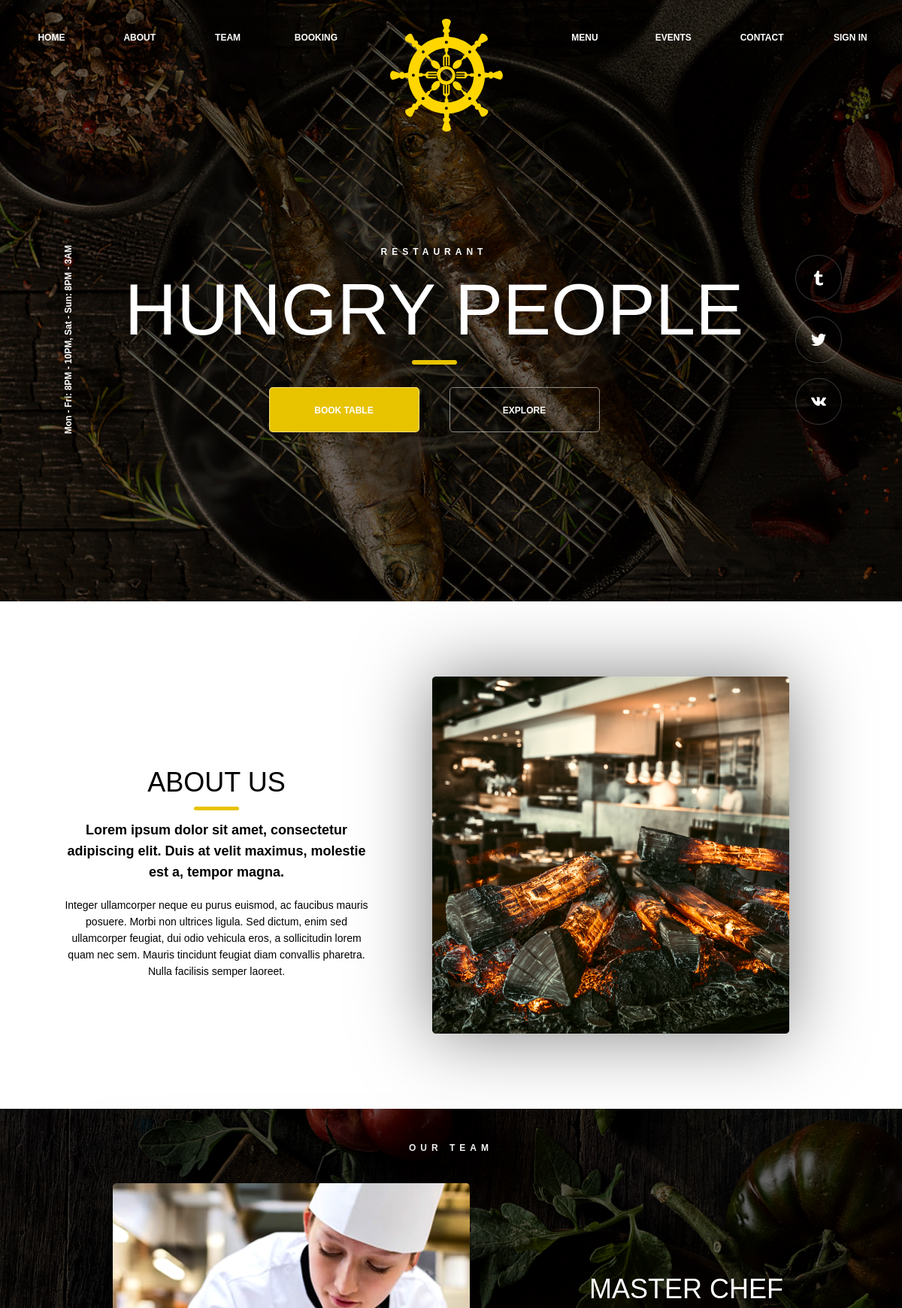
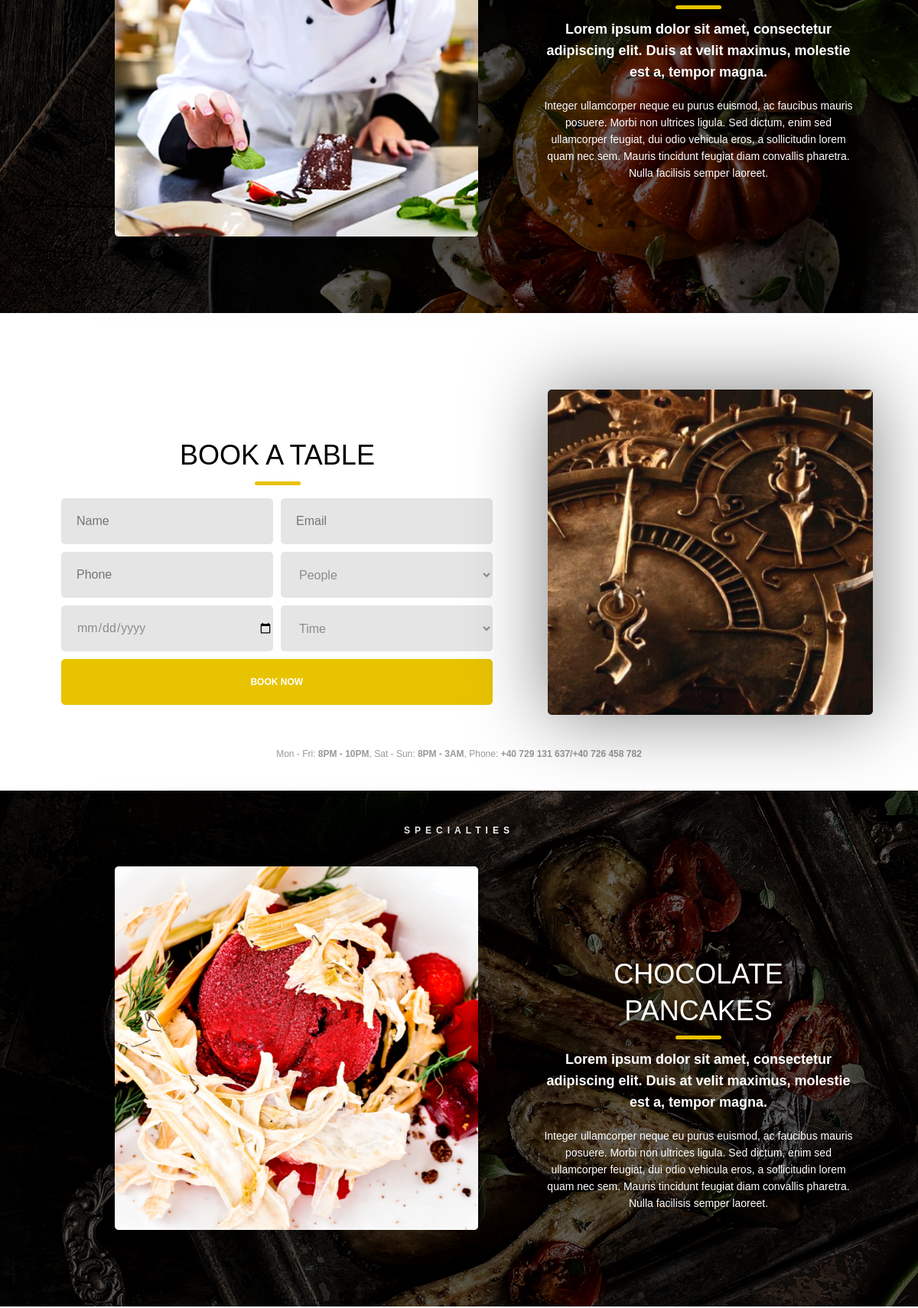
The page / (upper part) on the database its author committed (2 pictures, top to bottom).
### tables this page shows
create table static (
    id              bigint                  not null auto_increment,
    attributes      json                    not null,
    primary key (id)
);

### index.php (the view, shortened to what this page needs)
<?php
$connection = new PDO(
    $config['db:coninfo'],
    $config['db:username'],
    $config['db:password'],
);
$cursor = $connection->prepare(<<< EOF
select
    users.email_address
from
    sessions
        inner join users on
            sessions.user_id = users.id
where
    sessions.access_token = :access_token;
EOF);
$cursor->bindValue(':access_token', hex2bin($_COOKIE['access_token']));
$cursor->execute();
$email_address = $cursor->fetch()['email_address'];
$cursor = $connection->prepare('select attributes from static where id = 1;');
$cursor->execute();
$about_us = json_decode($cursor->fetch()['attributes'], true);
$cursor = $connection->prepare('select attributes from static where id = 2;');
$cursor->execute();
$our_team = json_decode($cursor->fetch()['attributes'], true);
$cursor = $connection->prepare('select attributes from static where id = 3;');
$cursor->execute();
$specialties = json_decode($cursor->fetch()['attributes'], true);
?>
<!DOCTYPE html>
<html lang="en-US">
<head>
    <link rel="stylesheet" href="./pages/index.css">
</head>
<body class="page">
    <div class="container">
        <header class="header" id="header">
            <nav class="header__menu">
                <ul class="header__list list">
                    <li class="header__item"><a class="header__link link" href="#">Home</a></li>
                    <li class="header__item"><a class="header__link link" href="#about">About</a></li>
                    <li class="header__item"><a class="header__link link" href="#team">Team</a></li>
                    <li class="header__item"><a class="header__link link" href="#booking">Booking</a></li>
                </ul>
            </nav>
            <img id="wheel" alt="wheel" class="header__image" src="images/wheel.svg">
            <nav class="header__menu">
                <ul class="header__list list">
                    <li class="header__item"><a class="header__link link" href="#menu">Menu</a></li>
                    <li class="header__item"><a class="header__link link" href="#events">Events</a></li>
                    <li class="header__item"><a class="header__link link" href="#contact">Contact</a></li>
                    <li class="header__item" style="<?= $email_address ? 'display: none;' : '' ?>"><a class="header__link link" href="#sign-in">Sign In</a></li>
                </ul>
            </nav>
        </header>
        <section class="hungry-people">
                <p class="work-hours__text">Mon - Fri: 8PM - 10PM, Sat - Sun: 8PM - 3AM</p>
            <div class="title-container">
                <h2 class="title-container__text title">restaurant</h2>
                <h1 class="title-container__title">hungry people</h1>
                <div class="title-container__line line"></div>
                <div class="title-container__wrapper">
                    <a  href="#booking" class="title-container__button button_active button link">book table</a>
                    <a href="#menu" class="title-container__button button link">explore</a>
                </div>
            </div>
            <ul class="social-icons list">
                <li class="social-icons__item">
                    <a href="#" target="_blank"
                       class="social-icons__link social-icons__link_t link"></a>
                </li>
                <li class="social-icons__item">
                    <a href="https://twitter.com/?lang=ru" target="_blank"
                       class="social-icons__link social-icons__link_twitter link"></a>
                </li>
                <li class="social-icons__item">
                    <a href="#" target="_blank"
                       class="social-icons__link social-icons__link_vk link"></a>
                </li>
            </ul>
        </section>
    </div>
    <section id="about" class="about-us section">
        <div class="about-us__content section__content">
            <div class="text-container">
                <h2 class="text-container__title subtitle subtitle_color_black"><?= $about_us['title'] ?></h2>
                <div class="text-container__line line"></div>
                <p class="text-container__subtitle text-container__subtitle_color_black"><?= $about_us['caption'] ?></p>
                <p class="text-container__text text-container__text_color_black"><?= $about_us['description'] ?></p>
            </div>
            <img class="about-us__image section__image" src="<?= $about_us['image'] ?>">
        </div>
    </section>
    <section id="team" class="team section">
        <h2 class="section__title title">our team</h2>
        <div class="team__content section__content">
            <img alt="Cook at work" src="<?= $our_team['image'] ?>" class="section__image">
            <div class="text-container">
                <h3 class="text-container__title subtitle subtitle_color_white"><?= $our_team['title'] ?></h3>
                <div class="text-container__line line"></div>
                <p class="text-container__subtitle text-container__subtitle_color_white"><?= $our_team['caption'] ?></p>
                <p class="text-container__text text-container__text_color_white"><?= $our_team['description'] ?></p>
            </div>
        </div>
    </section>
    <section id="booking" class="booking">
        <div class="booking__content">
            <div class="booking__form-container">
                <h2 class="booking__title subtitle subtitle_color_black">book a table</h2>
                <div class="line"></div>
                <form class="booking__form" id="booking__form">
                    <div class="booking__inputs">
                        <input class="booking__input input" required placeholder="Name" id="booking__name" minlength="2" maxlength="32">
                        <input class="booking__input input" required <?= $email_address ? 'disabled' : '' ?> type="email" placeholder="Email" value="<?= $email_address ? $email_address : '' ?>" id="booking__email_address" maxlength="320">
                        <input class="booking__input input" required type="tel" placeholder="Phone" id="booking__phone_number" minlength="8" maxlength="32">
                        <select class="booking__input input" form="booking__form" required id="booking__people_number">
                            <option selected disabled hidden value="">People</option>
                        </select>
                        <input class="booking__input input" required type="date" placeholder="Date (mm/dd)" id="booking__date">
                        <select class="booking__input input" required id="booking__time">
                            <option selected disabled hidden value="">Time</option>
                        </select>
                    </div>
                    <button type="submit" class="booking__button button button_active" id="booking__submit">book now</button>
                </form>
            </div>
            <img class="booking__image" src="images/booking-img.png" alt="Clocks">
        </div>
        <p class="booking__text">Mon - Fri: <span class="booking__bold-text"> 8PM - 10PM</span>, Sat - Sun:
            <span class="booking__bold-text">8PM - 3AM</span>,
            Phone: <span class="booking__bold-text"> +40 729 131 637/+40 726 458 782</span></p>
    </section>
    <section class="pancakes section">
        <h2 class="pancakes__title section__title title">specialties</h2>
        <div class="pancakes__content section__content">
            <img alt="Ice cream" src="<?= $specialties['image'] ?>" class="section__image">
            <div class="text-container">
                <h2 class="text-container__title subtitle subtitle_color_white"><?= $specialties['title'] ?></h2>
                <div class="text-container__line line"></div>
                <p class="text-container__subtitle text-container__subtitle_color_white"><?= $specialties['caption'] ?></p>
                <p class="text-container__text text-container__text_color_white"><?= $specialties['description'] ?></p>
            </div>
        </div>
    </section>
</body>
</html>

### blocks/page/page.css (style rules this page uses)
.page { max-width: 1440px; width: 100%; margin: 0 auto; font-family: Open Sans, Arial, sans-serif; font-style: normal; display: flex; flex-direction: column; align-items: center; background-color: rgb(13, 9, 4); }
html { scroll-behavior: smooth; }

### blocks/container/container.css (style rules this page uses)
.container { background-image: url(../../images/header-bg.jpg); height: 800px; background-size: cover; width: 100%; }

### blocks/link/link.css (style rules this page uses)
.link { text-decoration: none; }

### blocks/list/list.css (style rules this page uses)
.list { list-style-type: none; padding-left: 0; margin: 0; }

### blocks/line/line.css (style rules this page uses)
.line { width: 60px; height: 5.11px; background: #E8C300; border-radius: 50px; }

### blocks/title/title.css (style rules this page uses)
.title { font-family: Open Sans, Arial, sans-serif; font-style: normal; font-weight: bold; font-size: 12px; line-height: 117%; text-align: center; letter-spacing: 0.5em; text-transform: uppercase; margin-left: 0; margin-right: 0; color: #FFFFFF; display: block; }

### blocks/button/button.css (style rules this page uses)
.button { font-style: normal; font-weight: bold; font-size: 12px; line-height: 167%; text-align: center; color: #FFFFFF; border-radius: 5px; text-transform: uppercase; height: 60px; }

### blocks/button/_active/button_active.css (style rules this page uses)
.button_active { background: #E8C300; border: 1px solid #E8C300; }

### blocks/input/input.css (style rules this page uses)
.input { background: #E5E5E5; border-radius: 5px; border: none; color: rgba(51, 51, 51, 0.5); padding-left: 20px; box-sizing: border-box; height: 60px; }

### blocks/subtitle/subtitle.css (style rules this page uses)
.subtitle { font-family: Helvetica Neue, Arial, sans-serif; font-style: normal; font-weight: normal; font-size: 36px; line-height: 133%; text-align: center; text-transform: uppercase; margin: 0; }

### blocks/subtitle/_color/subtitle_color_black.css (style rules this page uses)
.subtitle_color_black { color: #000000; }

### blocks/subtitle/_color/subtitle_color_white.css (style rules this page uses)
.subtitle_color_white { color: white; }

### blocks/header/header.css (style rules this page uses)
.header { padding-top: 25px; margin-left: auto; margin-right: auto; display: flex; flex-direction: row; justify-content: center; margin-bottom: 151px; }

### blocks/header/__list/header__list.css (style rules this page uses)
.header__list { padding-top: 16px; display: grid; grid-template-columns: repeat(4, 1fr); column-gap: 90px; row-gap: 30px; }
@media screen and (max-width: 1439px) { .header__list { column-gap: 60px; } }

### blocks/header/__item/header__item.css (style rules this page uses)
.header__item { display: block; }

### blocks/header/__link/header__link.css (style rules this page uses)
.header__link { display: block; font-weight: bold; font-size: 12px; line-height: 150%; text-align: center; margin-top: auto; margin-bottom: auto; color: #FFFFFF; text-transform: uppercase; transition: filter 200ms linear, transform 200ms linear; }

### blocks/header/__image/header__image.css (style rules this page uses)
.header__image { margin-left: 70px; margin-right: 80px; }

### blocks/hungry-people/hungry-people.css (style rules this page uses)
.hungry-people { display: flex; flex-direction: row; justify-content: space-between; padding-right: 80px; padding-left: 85px; min-height: 249px; }

### blocks/work-hours/__text/work-hours__text.css (style rules this page uses)
.work-hours__text { margin: 0; writing-mode: vertical-rl; transform:rotate(180deg); font-style: normal; font-weight: bold; font-size: 12px; line-height: 100%; text-align: center; color: #FFFFFF; display: block; }

### blocks/title-container/title-container.css (style rules this page uses)
.title-container { display: flex; flex-direction: column; align-items: center; }

### blocks/title-container/__text/title-container__text.css (style rules this page uses)
.title-container__text { font-style: normal; font-weight: bold; font-size: 12px; line-height: 117%; text-align: center; letter-spacing: 0.5em; text-transform: uppercase; color: #FFFFFF; display: block; margin-top: 2px; margin-right: 0; margin-left: 0; margin-bottom: 15px; }

### blocks/title-container/__title/title-container__title.css (style rules this page uses)
.title-container__title { font-family: Helvetica Neue, Arial, sans-serif; font-style: normal; font-weight: normal; font-size: 96px; text-align: center; text-transform: uppercase; color: #FFFFFF; display: block; margin-top: 0; margin-right: 0; margin-left: 0; margin-bottom: 12px; }

### blocks/title-container/__wrapper/title-container__wrapper.css (style rules this page uses)
.title-container__wrapper { display: flex; flex-direction: row; gap: 40px; justify-content: center; }

### blocks/title-container/__button/title-container__button.css (style rules this page uses)
.title-container__button { display: block; width: 200px; border: 1px solid rgba(255, 255, 255, 0.5); padding-top: 20px; box-sizing: border-box; transition: filter 200ms linear, transform 200ms linear; }

### blocks/title-container/__line/title-container__line.css (style rules this page uses)
.title-container__line { margin-left: auto; margin-right: auto; margin-top: 0; margin-bottom: 30px; }

### blocks/about-us/about-us.css (style rules this page uses)
.about-us { background-color: white; padding-right: 204px; padding-top: 100px; }
@media screen and (max-width: 1299px) { .about-us { padding-right: 150px; } }

### blocks/about-us/__content/about-us__content.css (style rules this page uses)
.about-us__content { display: flex; }

### blocks/team/team.css (style rules this page uses)
.team { background-image: url("../../images/specialty's-bg.png"); width: 100%; box-sizing: border-box; background-size: cover; }

### blocks/team/__content/team__content.css (style rules this page uses)
.team__content { padding-left: 185px; }
@media screen and (max-width: 1299px) { .team__content { padding-left: 150px; } }

### blocks/text-container/text-container.css (style rules this page uses)
.text-container { display: flex; flex-direction: column; padding-top: 117px; align-items: center; max-width: 600px; padding-right: 80px; padding-left: 81px; }

### blocks/text-container/__title/text-container__title.css (style rules this page uses)
.text-container__title { margin-top: 0; margin-bottom: 8px; margin-left: 0; margin-right: 0; }

### blocks/text-container/__subtitle/text-container__subtitle.css (style rules this page uses)
.text-container__subtitle { font-family: Open Sans, Arial, sans-serif; font-style: normal; font-weight: bold; font-size: 18px; line-height: 156%; text-align: center; margin-top: 0; margin-bottom: 20px; margin-left: 0; margin-right: 0; }

### rows shown on the page
static: attributes "ABOUT US", attributes "Lorem ipsum dolor sit amet, consectetur adipiscing elit. Duis at velit maximus, molestie est a, tempor magna.", attributes "Integer ullamcorper neque eu purus euismod, ac faucibus mauris posuere. Morbi non ultrices ligula. Sed dictum, enim sed ullamcorper feugiat, dui odio vehicula eros, a sollicitudin lorem quam nec sem. Mauris tincidunt feugiat diam convallis pharetra. Nulla facilisis semper laoreet."
static: attributes "MASTER CHEF", attributes "Lorem ipsum dolor sit amet, consectetur adipiscing elit. Duis at velit maximus, molestie est a, tempor magna.", attributes "Integer ullamcorper neque eu purus euismod, ac faucibus mauris posuere. Morbi non ultrices ligula. Sed dictum, enim sed ullamcorper feugiat, dui odio vehicula eros, a sollicitudin lorem quam nec sem. Mauris tincidunt feugiat diam convallis pharetra. Nulla facilisis semper laoreet."
static: attributes "CHOCOLATE PANCAKES", attributes "Lorem ipsum dolor sit amet, consectetur adipiscing elit. Duis at velit maximus, molestie est a, tempor magna.", attributes "Integer ullamcorper neque eu purus euismod, ac faucibus mauris posuere. Morbi non ultrices ligula. Sed dictum, enim sed ullamcorper feugiat, dui odio vehicula eros, a sollicitudin lorem quam nec sem. Mauris tincidunt feugiat diam convallis pharetra. Nulla facilisis semper laoreet."
